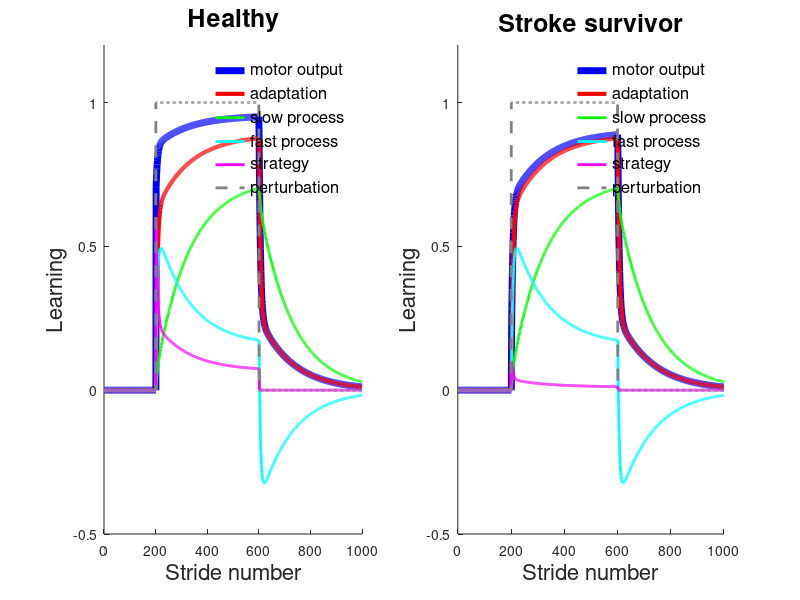

Here is the MATLAB script that generated this plot:
%%% This simulator is based on Roemmich et al's voluntary correction model
%%% published in Current Biology (2016). Here, we simulate predicted
%%% responses of a healthy individual and a stroke survivor while
%%% adaptating to split-belt walking and being provided visual feedback.

clear all; close all; clc

% Parameter values -- the distinction between healthy and stroke can be
% found in the voluntary correction learning rate, Bv.
Af = .9335; Bf = .0918; 
As = .9978;  Bs = .0143; 
Bv(1:2) = [.60 .1]; 

nBL = 200; nPert = 400; nWO = 400;
nStrides = nBL + nPert + nWO;

% create the protocol
split = [zeros(nBL,1); ones(nPert,1); zeros(nWO,1)];
vis = [zeros(nBL,1); ones(nPert,1); zeros(nWO,1)];

[xf(1), xs(1), xv(1), x(1), e(1)] = deal(0);

% simulate both healthy and stroke learning
for i=1:2
       
    for n=1:nStrides-1
        
        if split(n)==1
            pert(n) = 1;
        else
            pert(n) = 0;
        end
        e(n) = pert(n) - x(n);        
        xf(n+1) = Af*xf(n) + Bf*e(n);
        xs(n+1) = As*xs(n) + Bs*e(n);
        x(n+1) = xf(n+1) + xs(n+1);
               
        if vis(n) == 1
            if i==1
                xv(n+1) = Bv(1)*e(n);
            elseif i==2
                xv(n+1) = Bv(2)*e(n);
            end
            xmotor(n) = x(n) + xv(n);
        else
            xv(n+1) = 0;
            xmotor(n) = x(n);
        end
        
    end
    
    subplot(1,2,i); hold on
    set(gcf, 'units','inches','pos',[5 5 17.5 5])
    xlabel('Stride number','fontsize',16)
    ylabel('Learning','fontsize',16)
    ylim([-.5 1.2])
    
    if i==1       
        title('Healthy','fontsize',18)
    else
        %plot(xmotor,'color',[1 .647 0],'linewidth',5)
        title('Stroke survivor','fontsize',18)
    end
    plot(xmotor,'b','linewidth',5)
    plot(x,'r','linewidth',3)
    plot(xs,'g','linewidth',2)
    plot(xf,'c','linewidth',2)
    plot(xv,'m','linewidth',2)
    plot(split,'--','linewidth',2,'color',[0.5 0.5 0.5])
    legend({'motor output','adaptation','slow process','fast process','strategy','perturbation'},'fontsize',12)
    legend boxoff
end
% uncomment next line to print figure
%print(gcf,'simulations','-r300','-dtiff')







